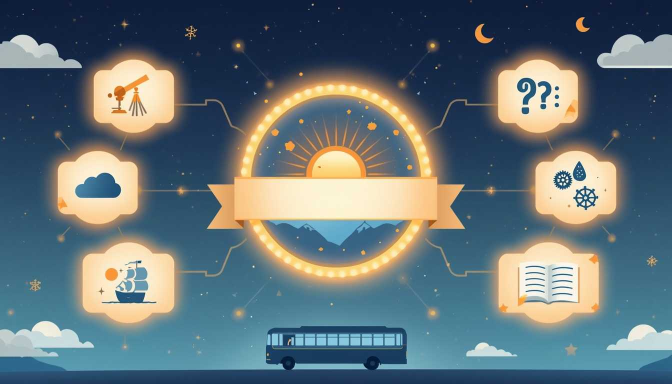
#> input picture anons_tayemnytsi_neba_poster_01.jpg, 1344 x 768 px (shown at 1/2 size)
$ python -i anons_tayemnytsi_neba.py   (imports and definitions only)
#> lines starting #> are read from the running program, lines starting #| are printed output that depends on the picture
#!/usr/bin/env python3
"""
anons_tayemnytsi_neba — афіша-анонс проєкту «Таємниці неба» для «Київського не гідрометцентру».

Публікує картинку-анонс двічі на день (ранок і вечір, час щоразу трохи різний), без звуку,
а попередню афішу видаляє — тож у стрічці завжди лише одна свіжа.
Картинки: файли anons_tayemnytsi_neba_poster_01.jpg, _02.jpg, … (jpg/jpeg/png/webp) поруч зі скриптом.
Кількість не обмежена: скрипт показує їх по черзі. Немає жодної картинки — просто нічого не робить.

Потрібні змінні середовища: TELEGRAM_BOT_TOKEN (або BOT_TOKEN), CHAT_ID.
Тестування:  TEST_POST=true (надіслати зараз, без збереження стану й без видалення попередньої афіші),
             TEST_CHAT_ID=<id> (у тесті надсилати сюди, а не в канал),
             DRY_RUN=true (нічого не надсилати: зберегти кадр у anons_tayemnytsi_neba_test.jpg і вивести підпис).
"""
import glob
import html
import json
import os
import random
import sys
from datetime import datetime, timedelta
from io import BytesIO
from zoneinfo import ZoneInfo

import requests
from PIL import Image, ImageColor, ImageDraw, ImageFont

HERE = os.path.dirname(os.path.abspath(__file__))
KYIV = ZoneInfo("Europe/Kyiv")
STATE_FILE = os.path.join(HERE, "anons_tayemnytsi_neba_state.json")
OVERLAY_FILE = os.path.join(HERE, "anons_tayemnytsi_neba_overlay.json")
IMAGE_MASKS = ["anons_tayemnytsi_neba_poster_*.jpg", "anons_tayemnytsi_neba_poster_*.jpeg",
               "anons_tayemnytsi_neba_poster_*.png", "anons_tayemnytsi_neba_poster_*.webp"]
FONT_CANDIDATES = [os.path.join(HERE, "yak_pratsyuye_pohoda_font.ttf"),
                   os.path.join(HERE, "anons_tayemnytsi_neba_font.ttf"),
                   "/usr/share/fonts/truetype/dejavu/DejaVuSans-Bold.ttf", "DejaVuSans-Bold.ttf"]

# ── Розклад: (назва, година, хвилина, розкид у хвилинах); час публікації = початок + випадкові 0…розкид хв (Київ)
SLOTS = [("morning", 8, 0, 30), ("evening", 20, 30, 30)]
LATE_MIN = 90            # якщо запуск запізнився, ще публікуємо протягом цих хвилин
PIN_LATEST = False       # True — ще й закріплювати афішу вгорі каналу (без звуку)
MAX_SIDE = 1600          # довша сторона картинки (Telegram не любить занадто великі)

# ── Тексти (правте тут, коли змінюється розклад або з'являються нові підпроєкти)
SCHEDULE_TEXT = (
    "📅 <b>Коли що виходить</b>\n"
    "• Вівторок і п'ятниця ввечері — «Таємниці неба»\n"
    "• Середа і субота — «Словник синоптика»\n"
    "• Четвер ввечері — «Погода, що змінила історію»\n"
    "• Неділя вранці — «Як працює погода»\n"
    "⏳ Скоро: вікторини й опитування, «Запитай синоптика»"
)
TAGS = "#ТаємниціНеба #КиївськийНеГідрометцентр #Київ"
CAPTIONS = {
    "morning": [
        "🌅 <b>Доброго ранку, Києве!</b>\nЗнайомтесь із проєктом «Таємниці неба»: історії про небо й людей, що його вивчали, а ще зрозуміло про те, як усе працює. ☁️",
        "☀️ <b>Таємниці неба: від давніх прикмет до штучного інтелекту</b>\nНа афіші — з чого складається наш проєкт. Заглядайте: щось уже працює, а щось скоро з'явиться!",
        "🌤 <b>Новий день — нові таємниці неба</b>\nПрикмети, історія, наука та трішки штучного інтелекту — усе в одному проєкті.",
    ],
    "evening": [
        "🌙 <b>Добрий вечір!</b>\nНагадуємо про наш проєкт «Таємниці неба»: прикмети, історія, наука й зрозумілі пояснення погоди. ✨",
        "🌆 <b>Вечірня афіша «Таємниць неба»</b>\nЩо вже є в проєкті та що з'явиться найближчим часом — на картинці.",
        "✨ <b>Перед сном — трохи неба</b>\nЗагляньте в «Таємниці неба»: приєднуйтесь і пересилайте тим, кому цікаво, чому небо таке, яким ми його бачимо.",
    ],
}


def esc(s):
    return html.escape(s, quote=False)


def load_json(path, default):
    try:
        with open(path, encoding="utf-8") as f:
            return json.load(f)
    except (FileNotFoundError, json.JSONDecodeError):
        return default


def save_state(state):
    with open(STATE_FILE, "w", encoding="utf-8") as f:
        json.dump(state, f, ensure_ascii=False, indent=2)


# [5 lines left out: function find_images, not called in this run]


def font(size):
    for p in FONT_CANDIDATES:
        try:
            return ImageFont.truetype(p, size)
        except OSError:
            continue
    return ImageFont.load_default()


def apply_overlay(img, labels):
    """Підписи поверх афіші. Поля: text (можна з \n), x, y, size — частки розміру кадру; color, stroke/stroke_width;
    plate — колір «плашки» під текстом; sub — другий, дрібніший рядок (наприклад, «Вже працює» / «Скоро») з кольором sub_color."""
    d = ImageDraw.Draw(img, "RGBA")
    w, h = img.size
    for lb in labels:
        size = max(10, int(lb.get("size", 0.03) * h))
        f = font(size)
        lines = lb["text"].split("\n")
        lh = int(size * 1.2)
        sub = lb.get("sub")
        sf = font(max(9, int(size * 0.78)))
        slh = int(size * 0.78 * 1.25)
        tw = max(d.textlength(ln, font=f) for ln in lines)
        if sub:
            tw = max(tw, d.textlength(sub, font=sf))
        th = lh * len(lines) + (slh if sub else 0)
        x, y = lb["x"] * w, lb["y"] * h
        if lb.get("plate"):
            px, py = size * 0.6, size * 0.38
            d.rounded_rectangle([x - tw / 2 - px, y - th / 2 - py, x + tw / 2 + px, y + th / 2 + py],
                                radius=int(size * 0.55), fill=ImageColor.getrgb(lb["plate"]))
        sw = int(lb.get("stroke_width", 0) * h)
        top = y - th / 2
        for i, ln in enumerate(lines):
            d.text((x, top + lh * (i + 0.5)), ln, font=f, fill=ImageColor.getrgb(lb.get("color", "#FFFFFF")),
                   anchor="mm", stroke_width=sw, stroke_fill=ImageColor.getrgb(lb.get("stroke", "#1C3C78")))
        if sub:
            d.text((x, top + lh * len(lines) + slh / 2), sub, font=sf,
                   fill=ImageColor.getrgb(lb.get("sub_color", "#1E8E4E")), anchor="mm")
    return img


def prepare_image(path):
#> called with path = 'anons_tayemnytsi_neba_poster_01.jpg'
    img = Image.open(path).convert("RGB")
#> img is the input picture: PIL image 1344x768 RGB; mean R, G, B 99.3, 114.3, 120
    if max(img.size) > MAX_SIDE:
        k = MAX_SIDE / max(img.size)
        img = img.resize((int(img.width * k), int(img.height * k)), Image.LANCZOS)
    cfg = load_json(OVERLAY_FILE, {}).get("files", {}).get(os.path.basename(path))
#> (reads anons_tayemnytsi_neba_overlay.json from the repository)
    if cfg and cfg.get("enabled"):
        img = apply_overlay(img, cfg.get("labels", []))
#> the loop in apply_overlay, `for lb in labels:` made 8 passes
#> tw on passes 1 to 8: 286.9, 141.7, 177.3, 186, 130.8, 169.7, 179.3, 472.2
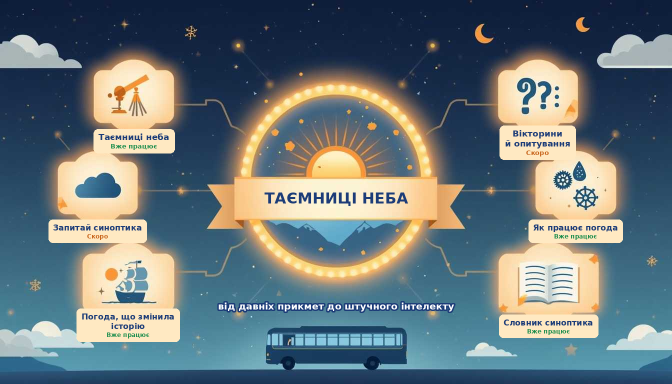
#> img: PIL image 1344x768 RGB (shown at 1/2 size); mean R, G, B 105.5, 119, 123.4
    buf = BytesIO()
    img.save(buf, "JPEG", quality=90)
    return buf.getvalue()


# [90 lines left out: functions due_slot, build_caption, api, main, not called in this run]


# [2 lines not run here, left out]

>>> result = prepare_image('anons_tayemnytsi_neba_poster_01.jpg')
